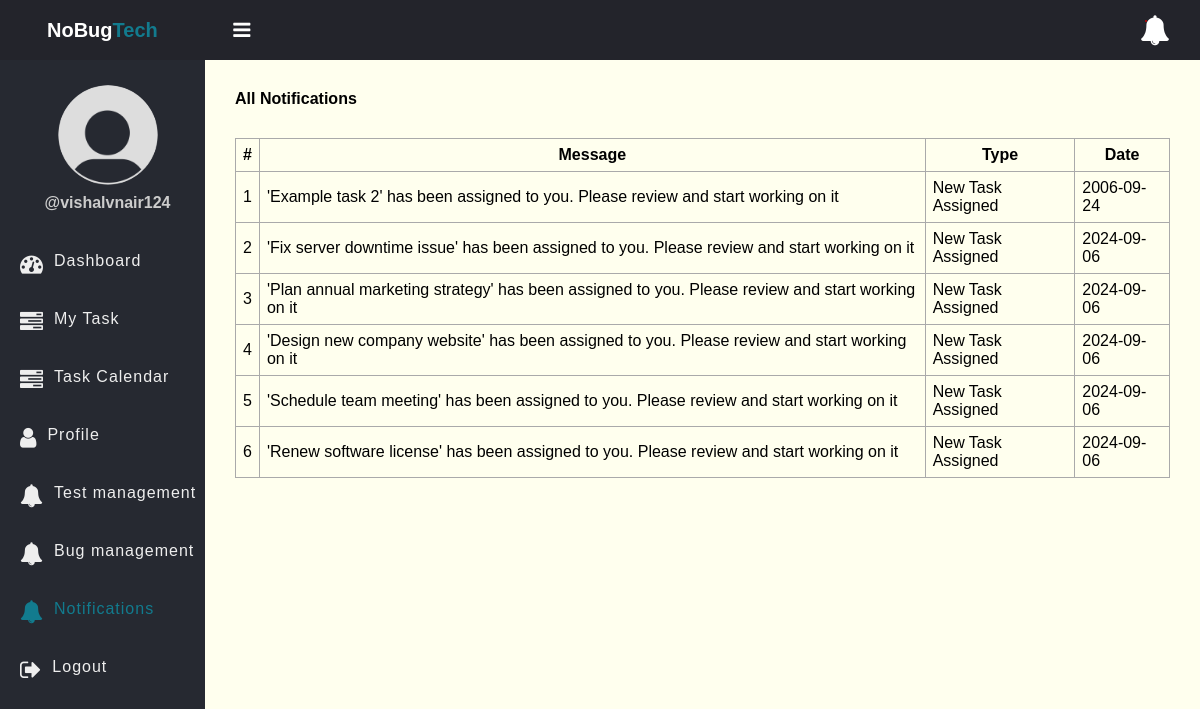
/notifications.php (signed in), run on the app's committed database.
### tables this page shows
CREATE TABLE `notifications` (
  `id` int(11) NOT NULL,
  `message` text NOT NULL,
  `recipient` int(11) NOT NULL,
  `type` varchar(50) NOT NULL,
  `date` date NOT NULL DEFAULT current_timestamp(),
  `is_read` tinyint(1) DEFAULT 0
);

### app/Model/Notification.php (called while the page is built, shortened)
<?php
function get_all_my_notifications($conn, $id){
	$sql = "SELECT * FROM notifications WHERE recipient=?";
	$stmt = $conn->prepare($sql);
	$stmt->execute([$id]);
	if($stmt->rowCount() > 0){
		$notifications = $stmt->fetchAll();
	}else $notifications = 0;
	return $notifications;
}

### notifications.php (the view, shortened to what this page needs)
<?php
if (isset($_SESSION['role']) && isset($_SESSION['id'])) {
    include "DB_connection.php";
    include "app/Model/Notification.php";
    $notifications = get_all_my_notifications($conn, $_SESSION['id']);
 ?>
<!DOCTYPE html>
<html>
<head>
	<link rel="stylesheet" href="https://stackpath.bootstrapcdn.com/font-awesome/4.7.0/css/font-awesome.min.css">
	<link rel="stylesheet" href="css/style.css?v=<?php echo time();?>">
</head>
<body>
	<?php include "inc/header.php" ?>
	<div class="body">
		<?php include "inc/nav.php" ?>
		<section class="section-1">
			<h4 class="title">All Notifications</h4>
			<?php if ($notifications != 0) { ?>
			<table class="main-table">
				<tr>
					<th>#</th>
					<th>Message</th>
					<th>Type</th>
					<th>Date</th>
				</tr>
				<?php $i=0; foreach ($notifications as $notification) { ?>
				<tr>
					<td><?=++$i?></td>
					<td><?=$notification['message']?></td>
					<td><?=$notification['type']?></td>
					<td><?=$notification['date']?></td>
				</tr>
			   <?php	} ?>
			</table>
		<?php }else { ?>
			<h3>You have zero notification</h3>
		<?php  }?>
		</section>
	</div>
</body>
</html>
<?php }else{
   $em = "First login";
   header("Location: login.php?error=$em");
   exit();
}
 ?>

### css/style.css (style rules this page uses)
* { padding: 0; margin: 0; box-sizing: border-box; font-family: arial, sans-serif; }
.body { display: flex; }
.section-1 { padding: 30px; }
.section-1 .title { margin-bottom: 10px; display: flex; align-items: center; justify-content: start; gap: 20px; }
.section-1 { width: 100%; background: #ffe; }
.main-table, .main-table tr, .main-table th, .main-table td { border: 1px solid #aaa; border-collapse: collapse; padding: 7px; }
.main-table { width: 100%; margin-top: 30px; }

### data on the page
notifications: message "'Example task 2' has been assigned to you. Please review and start working on it", type "New Task Assigned", date "2006-09-24"
notifications: message "'Fix server downtime issue' has been assigned to you. Please review and start working on it", type "New Task Assigned", date "2024-09-06"
notifications: message "'Plan annual marketing strategy' has been assigned to you. Please review and start working on it", type "New Task Assigned", date "2024-09-06"
notifications: message "'Design new company website' has been assigned to you. Please review and start working on it", type "New Task Assigned", date "2024-09-06"
notifications: message "'Schedule team meeting' has been assigned to you. Please review and start working on it", type "New Task Assigned", date "2024-09-06"
notifications: message "'Renew software license' has been assigned to you. Please review and start working on it", type "New Task Assigned", date "2024-09-06"

### other printed values
$_SESSION['username'] "vishalvnair124"
